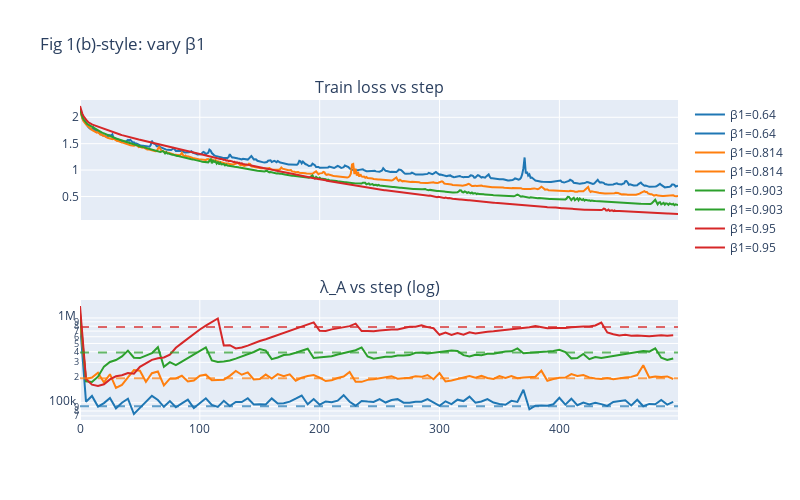

The notebook cell saved with this chart:
### Markdown cell above
### Fig 1(b): vary β1

### Code cell
betas_fig1b = [0.64, 0.814, 0.903, 0.95]
for b1 in betas_fig1b:
    run_experiment(f"fig1b_beta1_{b1}", lr=1e-4, beta1=b1, beta2=0.999, eps=1e-7, steps=500, sharpness_every=5)

fig = make_subplots(rows=2, cols=1, subplot_titles=("Train loss vs step", "λ_A vs step (log)"), shared_xaxes=True)
colors = ["#1f77b4", "#ff7f0e", "#2ca02c", "#d62728"]
for i, b1 in enumerate(betas_fig1b):
    try:
        df = pd.read_csv(OUTPUT_V2 / f"fig1b_beta1_{b1}" / "metrics.csv")
        d = df.dropna(subset=["lambda_A"])
        fig.add_trace(go.Scatter(x=df["step"], y=df["train_loss"], name=f"β1={b1}", line=dict(color=colors[i])), row=1, col=1)
        fig.add_trace(go.Scatter(x=d["step"], y=d["lambda_A"], name=f"β1={b1}", line=dict(color=colors[i]), yaxis="y2"), row=2, col=1)
        lim = lambda_lim(1e-4, b1)
        fig.add_hline(y=lim, line_dash="dash", line_color=colors[i], opacity=0.7, row=2, col=1)
    except Exception as e:
        print(f"Skip β1={b1}: {e}")
fig.update_yaxes(type="log", row=2, col=1)
fig.update_layout(height=500, title="Fig 1(b)-style: vary β1")
fig.show()
